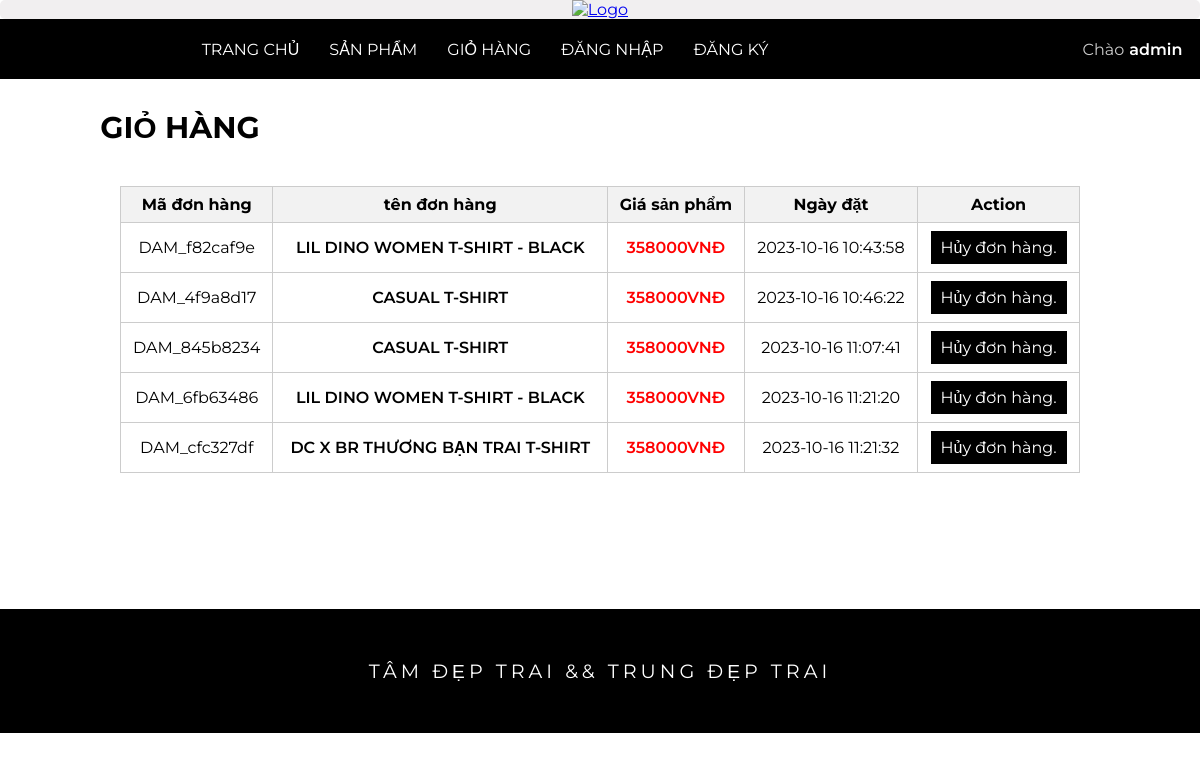
The app's page /index.php?act=giohang (signed in) with its own data.
### tables this page shows
CREATE TABLE `donhang` (
  `id` int(10) NOT NULL,
  `idKH` int(10) NOT NULL,
  `madonhang` varchar(12) NOT NULL,
  `nameuser` varchar(255) NOT NULL,
  `namePD` varchar(255) NOT NULL,
  `pricePD` double NOT NULL,
  `phone` int(11) NOT NULL,
  `adr` varchar(255) NOT NULL,
  `timeDH` varchar(255) NOT NULL
);

### view/giohang.php (the view, shortened to what this page needs)
<div class="giohang">
    <div class=" title_cart">
        <h1>Giỏ Hàng</h1>
    </div>
    <form action="" method="post">
        <table>
            <tr>
                <th>Mã đơn hàng</th>
                <th>tên đơn hàng</th>
                <th>Giá sản phẩm</th>
                <th>Ngày đặt</th>
                <th>Action</th>
            </tr>
            <?php
            if (isset($_SESSION['user'])) {
                $giohang = $_SESSION['user'];
                $servername = "localhost";
                $username = "root";
                $password = "";
                $database = "duanmau2023";
                $conn = new mysqli($servername, $username, $password, $database);
                if (isset($giohang['id'])) {
                    $idKH = $giohang['id'];
                    $sql = "SELECT * FROM donhang WHERE idKH = $idKH";
                    $result = $conn->query($sql);
                    if ($result->num_rows > 0) {
                        while ($row = $result->fetch_assoc()) {
                            echo '
                            <tr>
                                <td>
                                    '.$row["madonhang"].'
                                    <input type="hidden" name="madonhang" value="'.$row["madonhang"].'">
                                </td>
                                <td class="namePD">'.$row["namePD"].'</td>
                                <td class="price">'.$row["pricePD"].'VNĐ</td>
                                <td>'.$row["timeDH"].'</td>
                                <td><button class="btn_remove" name="btn_remove" value="'.$row["madonhang"].'">Hủy đơn hàng.</button></td>
                            </tr>';
                        }
                    } else {
                        echo "<div class='thongbao'><span>Không có đơn hàng nào.</span></div>";
                    }
                } else {
                    echo "<div class='thongbao'><span>Không tìm thấy ID khách hàng.</span></div>";
                }
            } else {
                echo "<div class='thongbao'><span>Không tìm thấy bất kỳ dữ liệu nào.</span></div>";
            }
            ?>
        </table>
    </form>
</div>

### view/css/style.css (style rules this page uses)
* { box-sizing: border-box; padding: 0; margin: 0; font-family: 'Montserrat', sans-serif; font-size: 1rem; }

### view/giohang.php (style rules this page uses)
table { border-collapse: collapse; width: 80%; margin: 0 auto; }
th, td { border: 1px solid #ccc; padding: 8px; text-align: center; }
th { background-color: #f2f2f2; }
.giohang { height: 500px; }
.title_cart { margin-bottom: 40px; width: 30%; text-align: center; }
.title_cart h1 { font-size: 30px; text-transform: uppercase; }
.namePD,.price { color: red; font-weight: 600; }
.namePD { color: black; }
.btn_remove { background-color: black; color: white; padding: 7px 10px; cursor: pointer; border: none; outline: none; }

### records on screen
donhang: madonhang "DAM_f82caf9e", namePD "LIL DINO WOMEN T-SHIRT - BLACK", pricePD "358000", timeDH "2023-10-16 10:43:58"
donhang: madonhang "DAM_4f9a8d17", namePD "CASUAL T-SHIRT", pricePD "358000", timeDH "2023-10-16 10:46:22"
donhang: madonhang "DAM_845b8234", namePD "CASUAL T-SHIRT", pricePD "358000", timeDH "2023-10-16 11:07:41"
donhang: madonhang "DAM_6fb63486", namePD "LIL DINO WOMEN T-SHIRT - BLACK", pricePD "358000", timeDH "2023-10-16 11:21:20"
donhang: madonhang "DAM_cfc327df", namePD "DC X BR THƯƠNG BẠN TRAI T-SHIRT", pricePD "358000", timeDH "2023-10-16 11:21:32"

### other values on screen
$user "admin"
